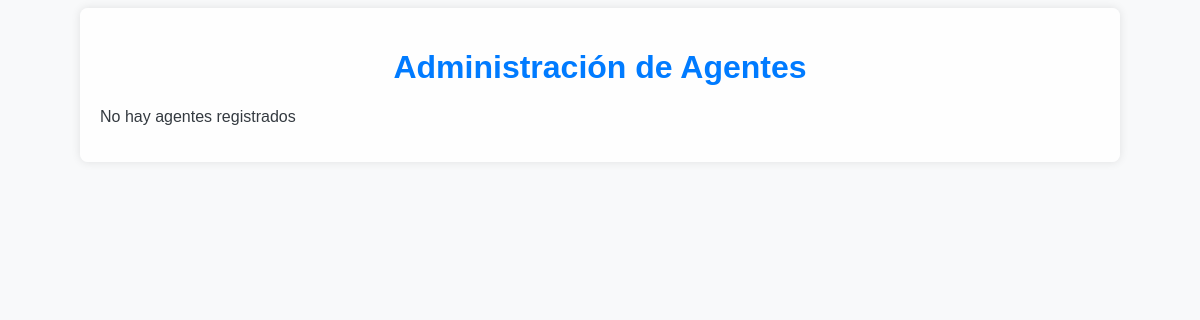
Before: /Agentes/agenteAdmin.php with the older database file.
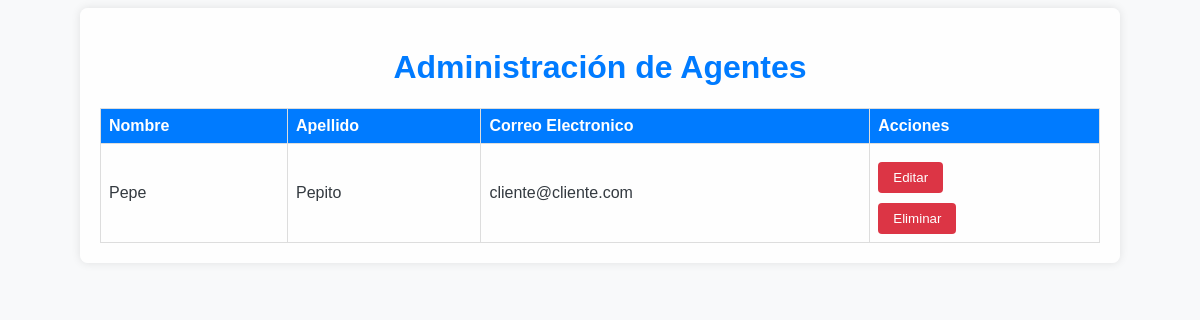
After: the same page with the newer database file.
### tables this page shows
CREATE TABLE `usuario` (
  `idUsuario` int(11) NOT NULL,
  `correo` varchar(255) NOT NULL,
  `contrasenia_hash` varchar(255) NOT NULL,
  `tipo` enum('cliente','administrador','agente') NOT NULL,
  `idCorrespondiente` int(11) DEFAULT NULL
);

CREATE TABLE `agente` (
  `idAgente` int(8) NOT NULL,
  `nombreAgente` varchar(255) NOT NULL,
  `apellidosAgente` varchar(255) NOT NULL
);

### Agentes/utilidad.php (called while the page is built, shortened)
<?php
function obtenerListaAgentes()
{
    $conn = connectToDatabase();
    $sql = "SELECT agente.idAgente, usuario.correo, agente.nombreAgente, agente.apellidosAgente
            FROM usuario
            INNER JOIN agente ON usuario.idCorrespondiente = agente.idAgente";
    $result = $conn->query($sql);
    $agentes = array();
    if ($result->num_rows > 0) {
        while ($row = $result->fetch_assoc()) {
            $agentes[] = $row;
        }
    }
    return $agentes;
}
?>

### Agentes/agenteAdmin.php (the view, shortened to what this page needs)
<?php
include 'utilidad.php';
$agentes = obtenerListaAgentes();
?>
<!DOCTYPE html>
<html lang="es">
<head>
    <link rel="stylesheet" href="agentes.css">
    <link rel="stylesheet" type="text/css" href="https://cdn.datatables.net/1.11.7/css/jquery.dataTables.css">
</head>
<body>
    <div id="agentes-container">
        <h1>Administraci&oacute;n de Agentes</h1>
        <?php
        $listaAgentes = obtenerListaAgentes();
        if (!empty($listaAgentes)) {
            echo '<table id="agente-list">';
            echo '<thead>';
            echo '<tr>';
            echo '<th>Nombre</th>';
            echo '<th>Apellido</th>';
            echo '<th>Correo Electronico</th>';
            echo '<th>Acciones</th>';
            echo '</tr>';
            echo '</thead>';
            echo '<tbody>';
            foreach ($listaAgentes as $agente) {
                echo '<tr>';
                echo '<td>' . $agente['nombreAgente'] . '</td>';
                echo '<td>' . $agente['apellidosAgente'] . '</td>';
                echo '<td>' . $agente['correo'] . '</td>';
                echo '<td>';
                echo '<form method="get" action="agenteEditar.php">
                <input type="hidden" name="idAgente" value="' . $agente['idAgente'] . '";>
                <button class="edit-button" type="submit">Editar</button>
            </form>';
                echo '<form method="post" action="">';
                echo '<button class="delete-button" type="submit" name="eliminar-agente">Eliminar</button>';
                echo '</form>';
                echo '</td>';
                echo '</tr>';
            }
            echo '</tbody>';
            echo '</table>';
        } else {
            echo '<p>No hay agentes registrados</p>';
        }
        ?>
    </div>
</body>
</html>

Changed rows visible on the page:
added usuario: idCorrespondiente.nombreAgente "Pepe", idCorrespondiente.apellidosAgente "Pepito", correo "cliente@cliente.com"
Other visible differences:
text no longer shown: "No hay agentes registrados"
text now shown: "Nombre Apellido Correo Electronico Acciones"
